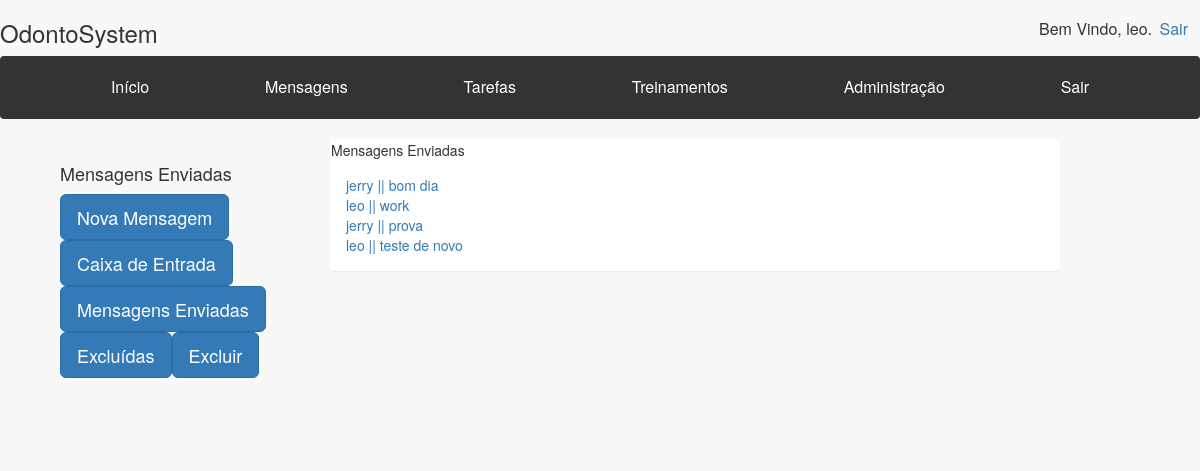
/view/Mensagem/mensagens_enviadas.php (signed in), run on the app's committed database.
### tables this page shows
CREATE TABLE `mensagem` (
  `id_mensagem` int(11) NOT NULL,
  `mensagem` varchar(45) NOT NULL,
  `data` date DEFAULT NULL,
  `id_funcionario_remetente` int(11) NOT NULL,
  `id_funcionario_destinatario` int(11) NOT NULL,
  `excluido` int(11) DEFAULT NULL,
  `assunto` varchar(45) NOT NULL,
  `visualizado` int(11) DEFAULT NULL
);

CREATE TABLE `funcionario` (
  `id_funcionario` int(11) NOT NULL,
  `nome` varchar(45) NOT NULL,
  `cpf` varchar(45) NOT NULL,
  `endereco` varchar(45) NOT NULL,
  `id_cargo` int(11) NOT NULL,
  `sexo` varchar(45) NOT NULL,
  `senha` varchar(10) NOT NULL,
  `ativo` int(11) DEFAULT NULL
);

### model/Mensagem.php (called while the page is built, shortened)
<?php
class Mensagem {
	public function listEnviadas($id_funcionario_remetente) {
		$conn = Banco::connect();
		$stmt = $conn->prepare("SELECT * FROM Mensagem WHERE excluido = 0 and id_funcionario_remetente = :id_funcionario_remetente");
		$stmt->bindParam(":id_funcionario_remetente", $id_funcionario_remetente);
		$stmt->execute();
		$results = $stmt->fetchAll(PDO::FETCH_ASSOC);
		return $results;
	}
	public static function returnNomeById($id_funcionario) {
		$conn = Banco::connect();
		$stmt = $conn->prepare("SELECT nome FROM Mensagem, Funcionario WHERE id_funcionario = :id_funcionario");
		$stmt->bindParam(":id_funcionario", $id_funcionario);
		$stmt->execute();
		$results = $stmt->fetchAll(PDO::FETCH_ASSOC);
		return $results[0]['nome'];
	}
}
?>

### controller/MensagemController.php (called while the page is built, shortened)
<?php
require_once($_SERVER['DOCUMENT_ROOT'] . "/OdontoSystem/model/Mensagem.php");
class MensagemController {
	public function listEnviadas() {
		$mensagem = new Mensagem();
		$msgs = $mensagem->listEnviadas($_SESSION['id_funcionario']);
		return $msgs;
	}
	public function returnNomeById($id_funcionario) {
		$nome = Mensagem::returnNomeById($id_funcionario);
		return $nome;
	}
}
?>

### view/Mensagem/mensagens_enviadas.php (the view)
<?php
require_once($_SERVER['DOCUMENT_ROOT'] . "/OdontoSystem/controller/MensagemController.php");
require_once("../header.php");
$mensagemcontroller = new MensagemController();
$msgs = $mensagemcontroller->listEnviadas();
?>
<body>
    <div class="container">
        <div class="row">
            <div class="col-lg-3">
                <div class="panel-body">
                <h4>Mensagens Enviadas</h4>
                    <p>
                        <a href="/OdontoSystem/view/Mensagem/nova_mensagem.php" class="btn btn-primary btn-lg botao">Nova Mensagem</button><br>
                        <a href="/OdontoSystem/view/Mensagem/caixa_entrada.php" class="btn btn-primary btn-lg botao">Caixa de Entrada</button><br>
                        <a href="/OdontoSystem/view/Mensagem/mensagens_enviadas.php" class="btn btn-primary btn-lg botao">Mensagens Enviadas</button><br>
                        <a href="/OdontoSystem/view/Mensagem/mensagens_excluidas.php" class="btn btn-primary btn-lg botao">Excluídas</button><br>
                        <a href="#" class="btn btn-primary btn-lg botao">Excluir</a><br>
                        <br>
                        <br>
                    </p>
                </div>
            </div>
            <div class="col-lg-8">
                <div class="panel">
                    <div class="panel-heding">
                        Mensagens Enviadas
                    </div>
                    <div class="panel-body">
                        <?php
                            foreach ($msgs as $key => $value) {
                                $nome_remetente = $mensagemcontroller->returnNomeById($value['id_funcionario_destinatario']);
                                $id_mensagem = $value['id_mensagem'];
                                echo "<a href='/OdontoSystem/view/Mensagem/visualizar_mensagem.php?id=$id_mensagem'> ". $nome_remetente . " || " . $value['assunto'] ." </a><br>";
                            }
                        ?>
                    </div>
                </div>
            </div>
        </div>
    </div>
</body>
</html>

### resources/css/sb-admin-2.css (style rules this page uses)
body { background-color: #f8f8f8; }

### data on the page
mensagem: id_funcionario_destinatario.nome "jerry", assunto "bom dia"
mensagem: id_funcionario_destinatario.nome "leo", assunto "work"
mensagem: id_funcionario_destinatario.nome "jerry", assunto "prova"
mensagem: id_funcionario_destinatario.nome "leo", assunto "teste de novo"

### other printed values
$_SESSION['nome'] "leo"
